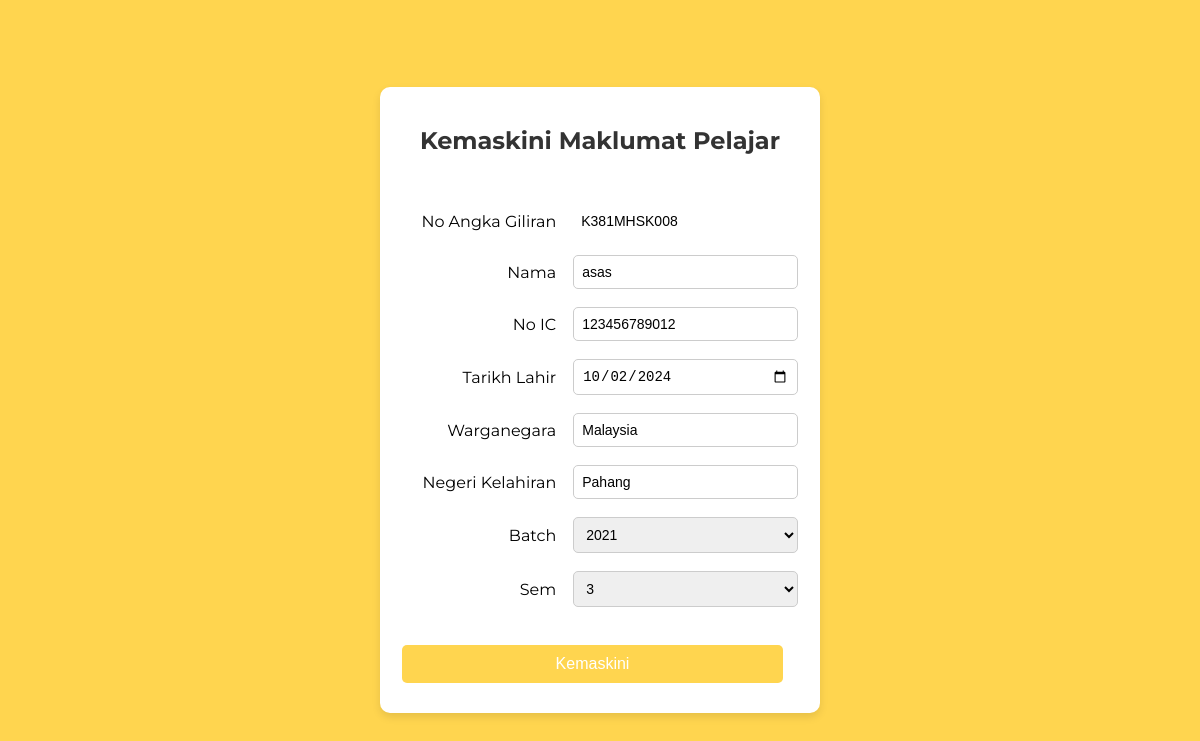
Page /updatehsk.php?no_angka_giliran=K381MHSK008 on the committed database.
### tables this page shows
CREATE TABLE `maklumathsk` (
  `no_angka_giliran` varchar(11) NOT NULL,
  `nama` text NOT NULL,
  `no_ic` varchar(12) NOT NULL,
  `tarikh_lahir` date NOT NULL,
  `warganegara` text NOT NULL,
  `negeri_kelahiran` text NOT NULL,
  `batch` text NOT NULL,
  `sem` text NOT NULL
);

### updatehsk.php (the view, shortened to what this page needs)
<?php
    include 'connection.php';
    $no_angka_giliran = $_GET['no_angka_giliran'];
    $papar = mysqli_query($connect, "SELECT * FROM maklumathsk WHERE no_angka_giliran='$no_angka_giliran'");
    while($res = mysqli_fetch_array($papar))
    {
        $no_angka_giliran = $res['no_angka_giliran'];
        $nama = $res['nama'];
        $no_ic = $res['no_ic'];
        $tarikh_lahir = $res['tarikh_lahir'];
        $warganegara = $res['warganegara'];
        $negeri_kelahiran = $res['negeri_kelahiran'];
        $batch = $res['batch'];
        $sem = $res['sem'];
    }
?>
<!DOCTYPE html>
<html lang="en">
<head>
</head>
<body>
    <div class="form-container">
        <h2>Kemaskini Maklumat Pelajar</h2>
        <form action="pros_kemaskinihsk.php" method="post">
            <table>
                <tr>
                    <td>No Angka Giliran</td>
                    <td><input style="border: none;" type="text" name="no_angka_giliran" value="<?php echo $no_angka_giliran; ?>" readonly></td>
                </tr>
                <tr>
                    <td>Nama</td>
                    <td><input type="text" name="nama" value="<?php echo $nama; ?>"></td>
                </tr>
                <tr>
                    <td>No IC</td>
                    <td><input type="text" name="no_ic" value="<?php echo $no_ic; ?>"></td>
                </tr>
                <tr>
                    <td>Tarikh Lahir</td>
                    <td><input type="date" name="tarikh_lahir" value="<?php echo $tarikh_lahir; ?>"></td>
                </tr>
                <tr>
                    <td>Warganegara</td>
                    <td><input type="text" name="warganegara" value="<?php echo $warganegara; ?>"></td>
                </tr>
                <tr>
                    <td>Negeri Kelahiran</td>
                    <td><input type="text" name="negeri_kelahiran" value="<?php echo $negeri_kelahiran; ?>"></td>
                </tr>
                <tr>
                    <td>Batch</td>
                    <td>
                        <select name="batch">
                            <option value="2021" <?php if($batch == '2021') echo 'selected'; ?>>2021</option>
                        </select>
                    </td>
                </tr>
                <tr>
                    <td>Sem</td>
                    <td>
                        <select name="sem">
                            <option value="3" <?php if($sem == '3') echo 'selected'; ?>>3</option>
                        </select>
                    </td>
                </tr>
                <tr>
                    <td colspan="2"><input type="submit" name="update" value="Kemaskini"></td>
                </tr>
            </table>
        </form>
    </div>
</body>
</html>

### updatehsk.php (style rules this page uses)
body { font-family: 'Montserrat', sans-serif; background-color: #ffd54f; margin: 0; padding: 0; display: flex; justify-content: center; align-items: center; height: 100vh; }
h2 { text-align: center; padding-bottom: 20px; color: #333; }
.form-container { background-color: white; padding: 20px; border-radius: 10px; box-shadow: 0 4px 8px rgba(0, 0, 0, 0.1); max-width: 400px; width: 100%; }
table { width: 100%; margin-top: 20px; }
table td { padding: 8px 0; }
table td:first-child { text-align: right; padding-right: 15px; }
input[type="text"], input[type="date"], select { width: 100%; padding: 8px; border: 1px solid #ccc; border-radius: 5px; box-sizing: border-box; font-size: 14px; }
input[type="submit"] { background-color: #ffd54f; color: white; border: none; border-radius: 5px; padding: 10px 20px; cursor: pointer; font-size: 16px; margin-top: 20px; width: 100%; }

### rows in the picture
maklumathsk: no_angka_giliran "K381MHSK008", nama "asas", no_ic "123456789012", tarikh_lahir "10/02/2024", warganegara "Malaysia", negeri_kelahiran "Pahang", batch "2021", sem "3"
